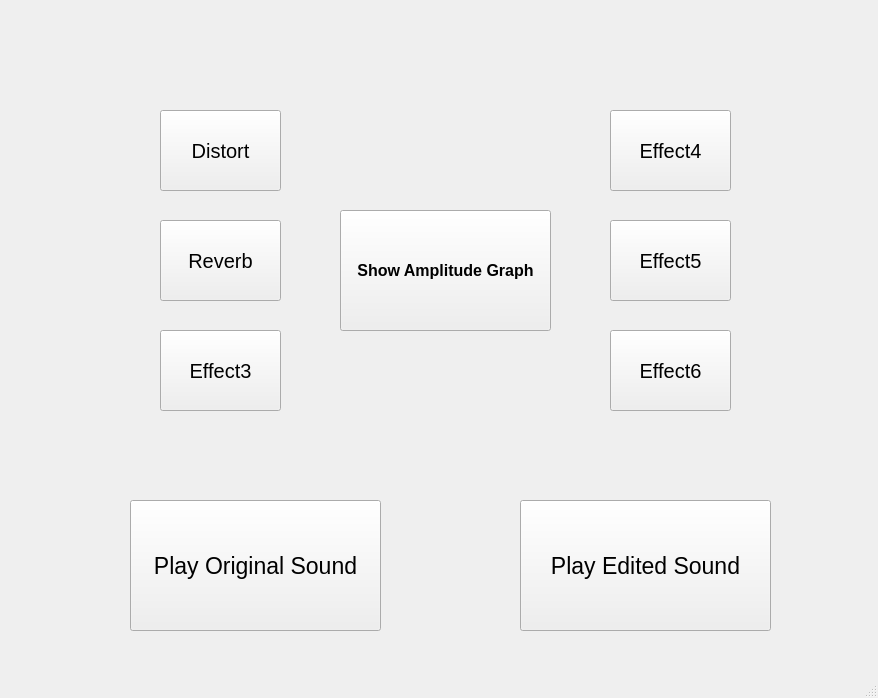
<?xml version="1.0" encoding="UTF-8"?>
<ui version="4.0">
 <class>MainWindow</class>
 <widget class="QMainWindow" name="MainWindow">
  <property name="geometry">
   <rect>
    <x>0</x>
    <y>0</y>
    <width>878</width>
    <height>698</height>
   </rect>
  </property>
  <property name="windowTitle">
   <string>MainWindow</string>
  </property>
  <widget class="QWidget" name="centralwidget">
   <widget class="QPushButton" name="pushButton">
    <property name="geometry">
     <rect>
      <x>130</x>
      <y>500</y>
      <width>251</width>
      <height>131</height>
     </rect>
    </property>
    <property name="font">
     <font>
      <pointsize>17</pointsize>
     </font>
    </property>
    <property name="text">
     <string>Play Original Sound</string>
    </property>
   </widget>
   <widget class="QPushButton" name="pushButton_3">
    <property name="geometry">
     <rect>
      <x>160</x>
      <y>110</y>
      <width>121</width>
      <height>81</height>
     </rect>
    </property>
    <property name="font">
     <font>
      <pointsize>15</pointsize>
     </font>
    </property>
    <property name="text">
     <string>Distort</string>
    </property>
   </widget>
   <widget class="QPushButton" name="pushButton_7">
    <property name="geometry">
     <rect>
      <x>610</x>
      <y>330</y>
      <width>121</width>
      <height>81</height>
     </rect>
    </property>
    <property name="font">
     <font>
      <pointsize>15</pointsize>
     </font>
    </property>
    <property name="text">
     <string>Effect6</string>
    </property>
   </widget>
   <widget class="QPushButton" name="pushButton_8">
    <property name="geometry">
     <rect>
      <x>610</x>
      <y>220</y>
      <width>121</width>
      <height>81</height>
     </rect>
    </property>
    <property name="font">
     <font>
      <pointsize>15</pointsize>
     </font>
    </property>
    <property name="text">
     <string>Effect5</string>
    </property>
   </widget>
   <widget class="QPushButton" name="pushButton_5">
    <property name="geometry">
     <rect>
      <x>160</x>
      <y>330</y>
      <width>121</width>
      <height>81</height>
     </rect>
    </property>
    <property name="font">
     <font>
      <pointsize>15</pointsize>
     </font>
    </property>
    <property name="text">
     <string>Effect3</string>
    </property>
   </widget>
   <widget class="QPushButton" name="pushButton_9">
    <property name="geometry">
     <rect>
      <x>340</x>
      <y>210</y>
      <width>211</width>
      <height>121</height>
     </rect>
    </property>
    <property name="font">
     <font>
      <pointsize>12</pointsize>
      <weight>75</weight>
      <bold>true</bold>
     </font>
    </property>
    <property name="text">
     <string>Show Amplitude Graph</string>
    </property>
   </widget>
   <widget class="QPushButton" name="pushButton_6">
    <property name="geometry">
     <rect>
      <x>610</x>
      <y>110</y>
      <width>121</width>
      <height>81</height>
     </rect>
    </property>
    <property name="font">
     <font>
      <pointsize>15</pointsize>
     </font>
    </property>
    <property name="text">
     <string>Effect4</string>
    </property>
   </widget>
   <widget class="QPushButton" name="pushButton_4">
    <property name="geometry">
     <rect>
      <x>160</x>
      <y>220</y>
      <width>121</width>
      <height>81</height>
     </rect>
    </property>
    <property name="font">
     <font>
      <pointsize>15</pointsize>
     </font>
    </property>
    <property name="text">
     <string>Reverb</string>
    </property>
   </widget>
   <widget class="QPushButton" name="pushButton_2">
    <property name="geometry">
     <rect>
      <x>520</x>
      <y>500</y>
      <width>251</width>
      <height>131</height>
     </rect>
    </property>
    <property name="font">
     <font>
      <pointsize>17</pointsize>
     </font>
    </property>
    <property name="text">
     <string>Play Edited Sound</string>
    </property>
   </widget>
  </widget>
  <widget class="QStatusBar" name="statusbar"/>
 </widget>
 <resources/>
 <connections/>
</ui>
